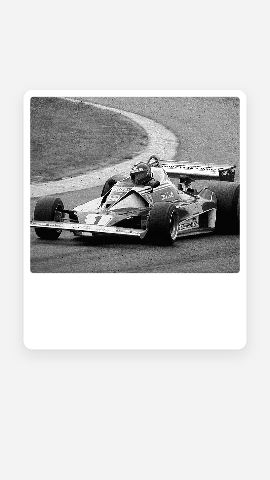
#> input picture tools/ci/testdata/whocard-stamp-bare.png, 270 x 480 px
$ python -i stillreview.py   (imports and definitions only)
#> lines starting #> are read from the running program, lines starting #| are printed output that depends on the picture
#> further down, picture is the input picture: PIL image 270x480 RGB; min 0, max 255, mean 209.7
"""The stills' own review for tools/check.mjs (films from KIT_FROM on, src/lib/kit.mjs) and tools/slides.mjs (Story sets).

stdin:  {"tiles": [{"path", "label", "skip"}], "others": {"<id>": ["<16 hex>", ...]}, "band": [y0, y1] (optional, frame
         fractions of the picture band; default 330/1920 .. 1440/1920, the film's picture without the meta bar and subtitle)}
stdout: {"hashes": ["<16 hex>", ...] (one a reviewed tile), "lines": [{"line", "fatal"}]}

  STILL_REPEAT  a 64-bit difference hash (9 x 8 grey of the band) within NEAR bits of another tile of this film (a note) or of
                an earlier film's still (fatal: the same picture again; within NOTE bits: a note)
  EDGE_CUT      on a clean field (the band's four corners one flat colour), ink touching the left or right side of the frame
                in the band: a phone, a car or a card cut by the edge (a note: look at it). From GUARD_FROM (src/lib/guard.mjs)
                the frame guards' probe (tools/ci/guards.mjs) measures every MARKED phone, car, card and chart on every
                side of every 6th frame; this one stays as the fallback for what nobody marked (a Film's own drawing), and
                for the Story slides.
  EMPTY_FRAME   (a film from POLISH_FROM on, src/lib/guard.mjs; "empty" in stdin: the share, "polish": fatal) the picture
                band almost one flat colour: under `empty` of it farther than 24 grey levels from its own median (a line or
                a faint word on a bare stage). Fatal with "polish", else a note.
  CLUTTER       (the same films; a note: look at it) a very busy still: more than CLUTTER_PARTS separate marks of ink and
                CLUTTER_EDGE of the band on a strong edge (too many things at once; a busy photo trips it too).
Pillow, numpy and scipy (requirements.txt)."""
import json, sys
import numpy as np
from PIL import Image

NEAR = 4  # bits of 64: the same picture (a still re-rendered, a drift)
# CLUTTER, measured 2026-10-26 on five cloud films at 270 x 480 (the band): the busiest good stills had about 90 marks
# (a card of four rows, an aerial car park photo 109 at 0.20 edge share)
CLUTTER_PARTS = 110
CLUTTER_EDGE = 0.18
NOTE = 7  # bits: very close
# [1 line not run here, left out]
# [1 line that did not run here, left out]
# [1 line that did not run here, left out]


def band(path):
    im = Image.open(path).convert("L")
    w, h = im.size
    return im.crop((0, int(h * y0f), w, int(h * y1f)))


def dhash(im):
    g = np.asarray(im.resize((9, 8), Image.BOX), np.int16)
    bits = (g[:, 1:] > g[:, :-1]).flatten()
    return int("".join("1" if b else "0" for b in bits), 2)


def bitsdiff(x, y):
    return bin(x ^ y).count("1")


def edge_cut(im):
    g = np.asarray(im, np.int16)
    h, w = g.shape
    c = max(6, w // 60)
    corners = [g[:c, :c], g[:c, -c:], g[-c:, :c], g[-c:, -c:]]
    means = [float(x.mean()) for x in corners]
    if max(float(x.std()) for x in corners) > 6 or max(means) - min(means) > 10:
        return []  # not a clean field (a picture, a photo, a full-bleed scene): edges are the picture's own
    field = float(np.median(means))
    side = max(3, w // 135)
    rows = slice(int(h * 0.05), int(h * 0.95))
    out = []
    for name, strip in (("left", g[rows, :side]), ("right", g[rows, -side:])):
        share = float((np.abs(strip - field) > 48).mean())
        if share > 0.03:
            out.append((name, share))
    return out


def busy(im):
    """(ink share, separate marks, strong-edge share) of a band, read at 270 px wide (the guards' quarter size)."""
    from scipy import ndimage
    w, h = im.size
#> w = 270; h = 480
    g = np.asarray(im.resize((270, max(1, round(h * 270 / w))), Image.BOX), np.float32)
    med = float(np.median(g))
#> med = 243
    ink = float((np.abs(g - med) > 24).mean())
#> ink = 0.268
    lab, n = ndimage.label(np.abs(g - med) > 40)
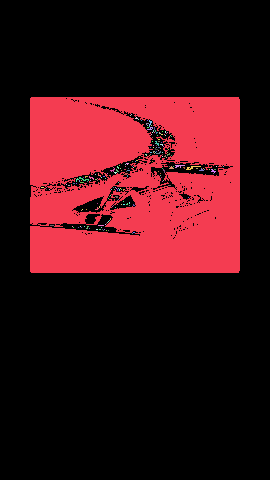
#> lab: shape (480, 270, 3) int32; 205 distinct labels, from 0 to 204; one colour per label, 0 black
#> n = 204
    parts = int((np.bincount(lab.ravel())[1:] >= 6).sum()) if n else 0
#> parts = 75
    edge = float((np.hypot(ndimage.sobel(g, 0), ndimage.sobel(g, 1)) > 120).mean())
#> edge = 0.266
    return ink, parts, edge, float(g.std())


# [1 line that did not run here, left out]
# [1 line that did not run here, left out]
hashes, lines = [], []
mine = []
# [31 lines not run here, left out]

>>> from PIL import Image
>>> picture = Image.open('testdata/whocard-stamp-bare.png')
>>> result = busy(picture)
#> result = (0.268, 75, 0.266, 64.7)
